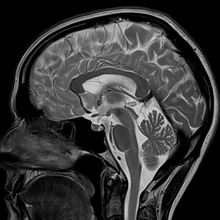
%> input picture MIAP_HW3/image_anisotropic.png, 220 x 220 px, shrunk from 900 x 900 before the run
$ octave MIAP_CHW3_Q1.m   (GNU Octave 9; MATLAB toolbox functions it lacks are replaced by stand-ins)
%> lines starting %> are read from the running program, lines starting %| are printed output that depends on the picture
### MIAP_HW3/anisodiff.m
% ANISODIFF - Anisotropic diffusion.
%
% Usage:
%  diff = anisodiff(im, niter, kappa, lambda, option)
%
% Arguments:
%         im     - input image
%         niter  - number of iterations.
%         kappa  - conduction coefficient 20-100 ?
%         lambda - max value of .25 for stability
%         option - 1 Perona Malik diffusion equation No 1
%                  2 Perona Malik diffusion equation No 2
%
% Returns:
%         diff   - diffused image.
%
% kappa controls conduction as a function of gradient.  If kappa is low
% small intensity gradients are able to block conduction and hence diffusion
% across step edges.  A large value reduces the influence of intensity
% gradients on conduction.
%
% lambda controls speed of diffusion (you usually want it at a maximum of
% 0.25)
%
% Diffusion equation 1 favours high contrast edges over low contrast ones.
% Diffusion equation 2 favours wide regions over smaller ones.

% Reference:
% P. Perona and J. Malik.
% Scale-space and edge detection using ansotropic diffusion.
% IEEE Transactions on Pattern Analysis and Machine Intelligence,
% 12(7):629-639, July 1990.
%
% Peter Kovesi
% School of Computer Science & Software Engineering
% The University of Western Australia
% pk @ csse uwa edu au
% http://www.csse.uwa.edu.au
%
% June 2000  original version.
% March 2002 corrected diffusion eqn No 2.

function diff = anisodiff(im, niter, kappa, lambda, option)

if ndims(im)==3
  error('Anisodiff only operates on 2D grey-scale images');
end

im = double(im);
[rows,cols] = size(im);
diff = im;

for i = 1:niter
%   fprintf('\rIteration %d',i);

  % Construct diffl which is the same as diff but
  % has an extra padding of zeros around it.
  diffl = zeros(rows+2, cols+2);
  diffl(2:rows+1, 2:cols+1) = diff;

  % North, South, East and West differences
  deltaN = diffl(1:rows,2:cols+1)   - diff;
  deltaS = diffl(3:rows+2,2:cols+1) - diff; deltaE = diffl(2:rows+1,3:cols+2) - diff;
  deltaW = diffl(2:rows+1,1:cols)   - diff;

  % Conduction
  if option == 1
    cN = exp(-(deltaN/kappa).^2);
    cS = exp(-(deltaS/kappa).^2);
    cE = exp(-(deltaE/kappa).^2);
    cW = exp(-(deltaW/kappa).^2);
  elseif option == 2
    cN = 1./(1 + (deltaN/kappa).^2);
    cS = 1./(1 + (deltaS/kappa).^2);
    cE = 1./(1 + (deltaE/kappa).^2);
    cW = 1./(1 + (deltaW/kappa).^2);
  end

  diff = diff + lambda*(cN.*deltaN + cS.*deltaS + cE.*deltaE + cW.*deltaW);

%  Uncomment the following to see a progression of images
%  subplot(ceil(sqrt(niterations)),ceil(sqrt(niterations)), i)
%  imagesc(diff), colormap(gray), axis image

end
%fprintf('\n');

### MIAP_HW3/MIAP_CHW3_Q1.m
% Reading image
img = im2double(imread('image_anisotropic.png'));
%> img: size 220x220x3 double; min 0, max 0.847, mean 0.217

% Adding noise
noisy_img = imnoise(img, 'gaussian', 0, 0.1);
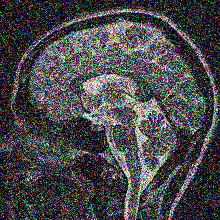
%> noisy_img: size 220x220x3 double; mean R, G, B 0.277, 0.279, 0.28

figure
subplot(1, 2, 1)
imshow(img)
title('original')
subplot(1, 2, 2)
imshow(noisy_img)
title('noisy')
saveas(gcf, 'q1 noisy.png')

% Calculating gradients of smoothed image
[gn, gs, ge, gw] = calc_grad(imgaussfilt(noisy_img));

%%
% Denoising image using anisotropic diffusion
denoised_image = anisodiff(noisy_img, 20, 0.5, 0.1, 1);
% [34 lines not run here, left out]
function [gn, gs, ge, gw] = calc_grad(I)
    H = size(I, 1);
%> H = 220
    W = size(I, 2);
%> W = 220
    gn = zeros(size(I));
    gs = zeros(size(I));
    ge = zeros(size(I));
    gw = zeros(size(I));

    for i=1:size(I, 1)
        for j=1:size(I, 2)
            gs(i, j) = I(min(i+1,H), j)-I(i, j);
            gn(i, j) = I(max(i-1,1), j)-I(i, j);
            ge(i, j) = I(i, min(W,j+1))-I(i, j);
            gw(i, j) = I(i, max(1,j-1))-I(i, j);
        end
    end
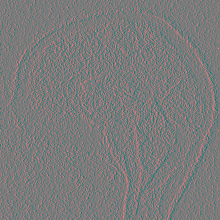
%> ge: size 220x220x3 double; mean R, G, B 1.75e-06, 0, 0; drawn with min black and max white
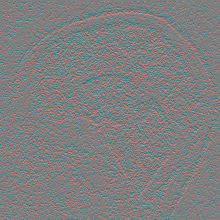
%> gn: size 220x220x3 double; mean R, G, B -0.000432, 0, 0; drawn with min black and max white
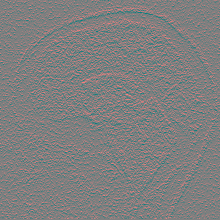
%> gs: size 220x220x3 double; mean R, G, B 0.000432, 0, 0; drawn with min black and max white
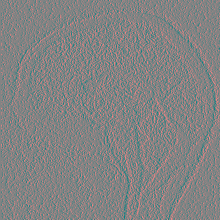
%> gw: size 220x220x3 double; mean R, G, B -1.75e-06, 0, 0; drawn with min black and max white
%> the run ends on the next line
end
